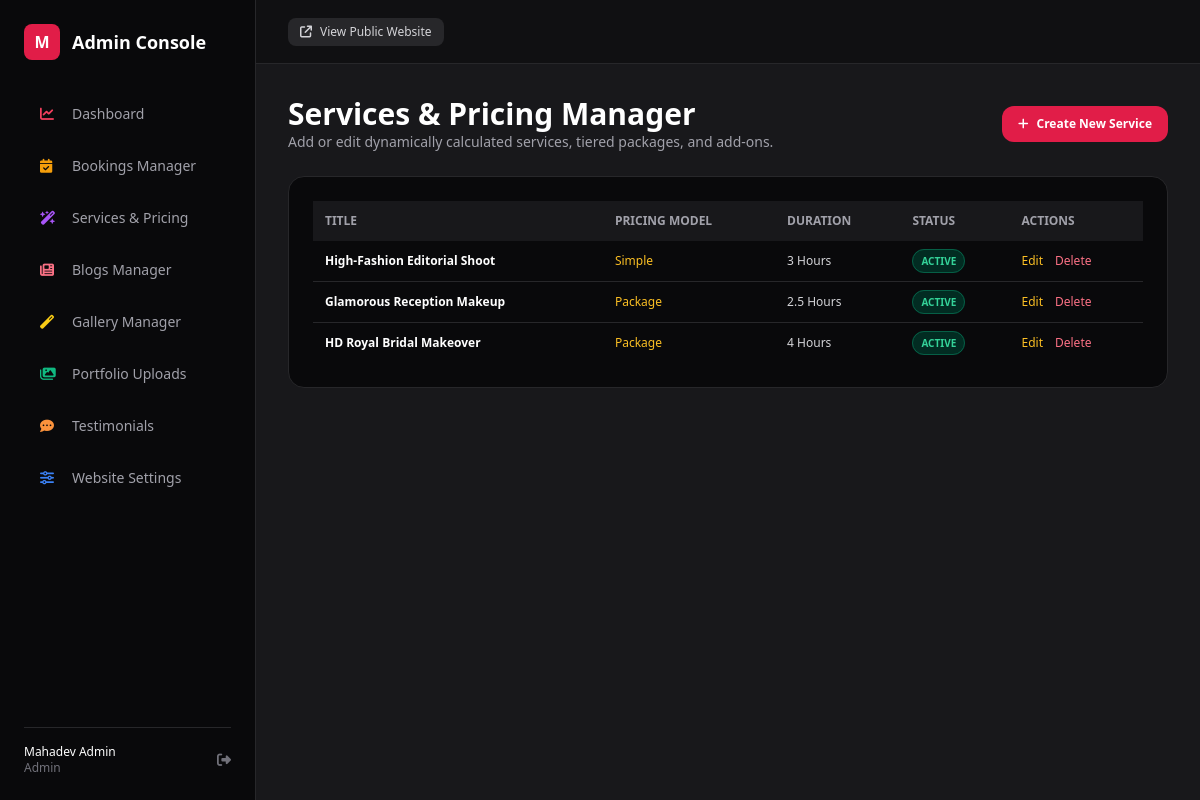
Page /admin/services (signed in) on the committed database.
### tables this page shows
CREATE TABLE `services` (
  `id` INT AUTO_INCREMENT PRIMARY KEY,
  `category_id` INT NULL,
  `title` VARCHAR(150) NOT NULL,
  `slug` VARCHAR(180) NOT NULL UNIQUE,
  `description` TEXT NOT NULL,
  `cover_image` VARCHAR(255) NULL,
  `duration` VARCHAR(50) DEFAULT '2 Hours',
  `pricing_type` ENUM('simple', 'package') DEFAULT 'package',
  `simple_price` DECIMAL(10, 2) DEFAULT 0.00,
  `status` ENUM('active', 'hidden') DEFAULT 'active',
  `is_featured` TINYINT(1) DEFAULT 0,
  `created_at` TIMESTAMP DEFAULT CURRENT_TIMESTAMP,
  `updated_at` TIMESTAMP DEFAULT CURRENT_TIMESTAMP ON UPDATE CURRENT_TIMESTAMP,
  FOREIGN KEY (`category_id`) REFERENCES `service_categories`(`id`) ON DELETE SET NULL
);

### app/Controllers/Admin/ServiceController.php (called while the page is built, shortened)
<?php
class ServiceController extends Controller {
    public function index() {
        $data = [
            'meta_title' => 'Manage Services | Admin Panel',
            'services' => Service::getAllActive()
        ];
        $this->view('admin/services/index', $data, 'admin/layouts/main');
    }
}

### app/Core/App.php (called while the page is built, shortened)
<?php
class App {
    private Router $router;
    public function __construct() {
        $this->router = new Router();
    }
    private function registerRoutes() {
        $this->router->get('/', [\App\Controllers\HomeController::class, 'index']);
        $this->router->get('/about', [\App\Controllers\HomeController::class, 'about']);
        $this->router->get('/services', [\App\Controllers\ServiceController::class, 'index']);
        $this->router->get('/service/{slug}', [\App\Controllers\ServiceController::class, 'detail']);
        $this->router->get('/portfolio', [\App\Controllers\PortfolioController::class, 'index']);
        $this->router->get('/gallery', [\App\Controllers\PortfolioController::class, 'gallery']);
        $this->router->get('/blog', [\App\Controllers\BlogController::class, 'index']);
        $this->router->get('/blog/{slug}', [\App\Controllers\BlogController::class, 'detail']);
        $this->router->get('/reviews', [\App\Controllers\ReviewController::class, 'index']);
        $this->router->post('/review/submit', [\App\Controllers\ReviewController::class, 'submit']);
        $this->router->get('/contact', [\App\Controllers\HomeController::class, 'contact']);
        $this->router->post('/contact/submit', [\App\Controllers\HomeController::class, 'submitContact']);
        $this->router->get('/booking', [\App\Controllers\BookingController::class, 'index']);
        $this->router->post('/booking/calculate', [\App\Controllers\BookingController::class, 'calculatePriceApi']);
        $this->router->post('/booking/submit', [\App\Controllers\BookingController::class, 'submit']);
        $this->router->get('/admin/login', [\App\Controllers\Admin\AuthController::class, 'loginForm']);
        $this->router->post('/admin/login', [\App\Controllers\Admin\AuthController::class, 'login']);
        $this->router->get('/admin/logout', [\App\Controllers\Admin\AuthController::class, 'logout']);
        $this->router->get('/admin', [\App\Controllers\Admin\DashboardController::class, 'index']);
        $this->router->get('/admin/dashboard', [\App\Controllers\Admin\DashboardController::class, 'index']);
        $this->router->get('/admin/services', [\App\Controllers\Admin\ServiceController::class, 'index']);
        $this->router->get('/admin/services/create', [\App\Controllers\Admin\ServiceController::class, 'create']);
        $this->router->post('/admin/services/store', [\App\Controllers\Admin\ServiceController::class, 'store']);
        $this->router->get('/admin/services/edit/{id}', [\App\Controllers\Admin\ServiceController::class, 'edit']);
        $this->router->post('/admin/services/update/{id}', [\App\Controllers\Admin\ServiceController::class, 'update']);
        $this->router->get('/admin/services/delete/{id}', [\App\Controllers\Admin\ServiceController::class, 'delete']);
        $this->router->get('/admin/bookings', [\App\Controllers\Admin\BookingController::class, 'index']);
        $this->router->get('/admin/bookings/view/{id}', [\App\Controllers\Admin\BookingController::class, 'view']);
        $this->router->post('/admin/bookings/update-status/{id}', [\App\Controllers\Admin\BookingController::class, 'updateStatus']);
        $this->router->get('/admin/portfolio', [\App\Controllers\Admin\PortfolioController::class, 'index']);
        $this->router->post('/admin/portfolio/store', [\App\Controllers\Admin\PortfolioController::class, 'store']);
        $this->router->get('/admin/portfolio/delete/{id}', [\App\Controllers\Admin\PortfolioController::class, 'delete']);
        $this->router->get('/admin/blogs', [\App\Controllers\Admin\BlogController::class, 'index']);
        $this->router->get('/admin/blogs/create', [\App\Controllers\Admin\BlogController::class, 'create']);
        $this->router->post('/admin/blogs/store', [\App\Controllers\Admin\BlogController::class, 'store']);
        $this->router->get('/admin/blogs/edit/{id}', [\App\Controllers\Admin\BlogController::class, 'edit']);
        $this->router->post('/admin/blogs/update/{id}', [\App\Controllers\Admin\BlogController::class, 'update']);
        $this->router->get('/admin/blogs/delete/{id}', [\App\Controllers\Admin\BlogController::class, 'delete']);
        $this->router->post('/admin/blogs/upload-image', [\App\Controllers\Admin\BlogController::class, 'uploadImage']);
        $this->router->get('/admin/gallery', [\App\Controllers\Admin\GalleryController::class, 'index']);
        $this->router->post('/admin/gallery/store', [\App\Controllers\Admin\GalleryController::class, 'store']);
        $this->router->get('/admin/gallery/delete/{id}', [\App\Controllers\Admin\GalleryController::class, 'delete']);
        $this->router->get('/admin/reviews', [\App\Controllers\Admin\ReviewController::class, 'index']);
        $this->router->post('/admin/reviews/store', [\App\Controllers\Admin\ReviewController::class, 'store']);
        $this->router->get('/admin/reviews/approve/{id}', [\App\Controllers\Admin\ReviewController::class, 'approve']);
        $this->router->get('/admin/reviews/disapprove/{id}', [\App\Controllers\Admin\ReviewController::class, 'disapprove']);
        $this->router->get('/admin/reviews/toggle-featured/{id}', [\App\Controllers\Admin\ReviewController::class, 'toggleFeatured']);
        $this->router->get('/admin/reviews/delete/{id}', [\App\Controllers\Admin\ReviewController::class, 'delete']);
        $this->router->get('/admin/settings', [\App\Controllers\Admin\SettingsController::class, 'index']);
        $this->router->post('/admin/settings/save', [\App\Controllers\Admin\SettingsController::class, 'save']);
    }
    public function run() {
        $this->router->dispatch($_SERVER['REQUEST_METHOD'], $_SERVER['REQUEST_URI']);
    }
}

### public/index.php (called while the page is built, shortened)
<?php
$app = new App\Core\App();
$app->run();

### app/Core/Database.php (called while the page is built, shortened)
<?php
class Database {
    private static $instance = null;
    private $pdo;
    private function __construct() {
        try {
            $dsn = "mysql:host=" . DB_HOST . ";port=" . DB_PORT . ";dbname=" . DB_NAME . ";charset=" . DB_CHARSET;
            $options = [
                PDO::ATTR_ERRMODE => PDO::ERRMODE_EXCEPTION,
                PDO::ATTR_DEFAULT_FETCH_MODE => PDO::FETCH_ASSOC,
                PDO::ATTR_EMULATE_PREPARES => false,
            ];
            $this->pdo = new PDO($dsn, DB_USER, DB_PASS, $options);
        } catch (PDOException $e) {
            if (APP_DEBUG) {
                die("Database Connection Error: " . $e->getMessage());
            } else {
                die("A database connection error occurred. Please try again later.");
            }
        }
    }
    public static function getInstance() {
        if (self::$instance === null) {
            self::$instance = new self();
        }
        return self::$instance;
    }
    public function getConnection() {
        return $this->pdo;
    }
    public static function query($sql, $params = []) {
        $db = self::getInstance()->getConnection();
        $stmt = $db->prepare($sql);
        $stmt->execute($params);
        return $stmt;
    }
    public static function fetchAll($sql, $params = []) {
        return self::query($sql, $params)->fetchAll();
    }
}

### app/Models/Service.php (called while the page is built, shortened)
<?php
class Service {
    public static function getAllActive() {
        return Database::fetchAll("SELECT s.*, c.name as category_name FROM services s LEFT JOIN service_categories c ON s.category_id = c.id WHERE s.status = 'active' ORDER BY s.id DESC");
    }
}

### app/Views/admin/services/index.php (the view)
<div class="space-y-6">
    <div class="flex justify-between items-center">
        <div>
            <h1 class="text-3xl font-bold text-white">Services & Pricing Manager</h1>
            <p class="text-sm text-zinc-400">Add or edit dynamically calculated services, tiered packages, and add-ons.</p>
        </div>
        <a href="<?= BASE_URL ?>/admin/services/create" class="px-4 py-2.5 rounded-xl bg-rose-600 hover:bg-rose-500 text-white font-bold text-xs transition flex items-center gap-2">
            <i class="fa-solid fa-plus"></i> Create New Service
        </a>
    </div>
    <div class="bg-zinc-950 rounded-2xl border border-zinc-800 p-6">
        <div class="overflow-x-auto">
            <table class="w-full text-left text-xs text-zinc-300">
                <thead class="bg-zinc-900 text-zinc-400 uppercase">
                    <tr>
                        <th class="p-3">Title</th>
                        <th class="p-3">Pricing Model</th>
                        <th class="p-3">Duration</th>
                        <th class="p-3">Status</th>
                        <th class="p-3">Actions</th>
                    </tr>
                </thead>
                <tbody class="divide-y divide-zinc-800">
                    <?php foreach ($services as $srv): ?>
                        <tr>
                            <td class="p-3 font-bold text-white"><?= htmlspecialchars($srv['title']) ?></td>
                            <td class="p-3 capitalize text-amber-400"><?= htmlspecialchars($srv['pricing_type']) ?></td>
                            <td class="p-3"><?= htmlspecialchars($srv['duration']) ?></td>
                            <td class="p-3">
                                <span class="px-2 py-1 rounded-full text-[10px] uppercase font-bold bg-emerald-950 text-emerald-400 border border-emerald-800">
                                    <?= htmlspecialchars($srv['status']) ?>
                                </span>
                            </td>
                            <td class="p-3 flex gap-3">
                                <a href="<?= BASE_URL ?>/admin/services/edit/<?= $srv['id'] ?>" class="text-amber-400 hover:underline">Edit</a>
                                <a href="<?= BASE_URL ?>/admin/services/delete/<?= $srv['id'] ?>" onclick="return confirm('Are you sure?')" class="text-rose-400 hover:underline">Delete</a>
                            </td>
                        </tr>
                    <?php endforeach; ?>
                </tbody>
            </table>
        </div>
    </div>
</div>

### app/Core/Router.php (shortened to what this page needs)
<?php
class Router {
    private array $routes = [];
    private function addRoute($method, $path, $handler) {
        $this->routes[] = [
            'method' => strtoupper($method),
            'path' => $path,
            'handler' => $handler
        ];
    }
    public function dispatch($requestMethod, $requestUri) {
        $uri = parse_url($requestUri, PHP_URL_PATH);
        $uri = '/' . trim($uri, '/');
        foreach ($this->routes as $route) {
            if ($route['method'] !== strtoupper($requestMethod)) {
                continue;
            }
            $pattern = preg_replace('/\{([a-zA-Z0-9_]+)\}/', '(?P<\1>[a-zA-Z0-9_\-]+)', $route['path']);
            $pattern = '#^' . $pattern . '$#';
            if (preg_match($pattern, $uri, $matches)) {
                $params = array_filter($matches, 'is_string', ARRAY_FILTER_USE_KEY);
                $handler = $route['handler'];
                if (is_array($handler)) {
                    [$controllerClass, $method] = $handler;
                    if (class_exists($controllerClass)) {
                        $controller = new $controllerClass();
                        if (method_exists($controller, $method)) {
                            call_user_func_array([$controller, $method], $params);
                            return;
                        }
                    }
                }
            }
        }
    }
}

### rows in the picture
services: title "High-Fashion Editorial Shoot", pricing_type "Simple", duration "3 Hours", status "ACTIVE"
services: title "Glamorous Reception Makeup", pricing_type "Package", duration "2.5 Hours", status "ACTIVE"
services: title "HD Royal Bridal Makeover", pricing_type "Package", duration "4 Hours", status "ACTIVE"
